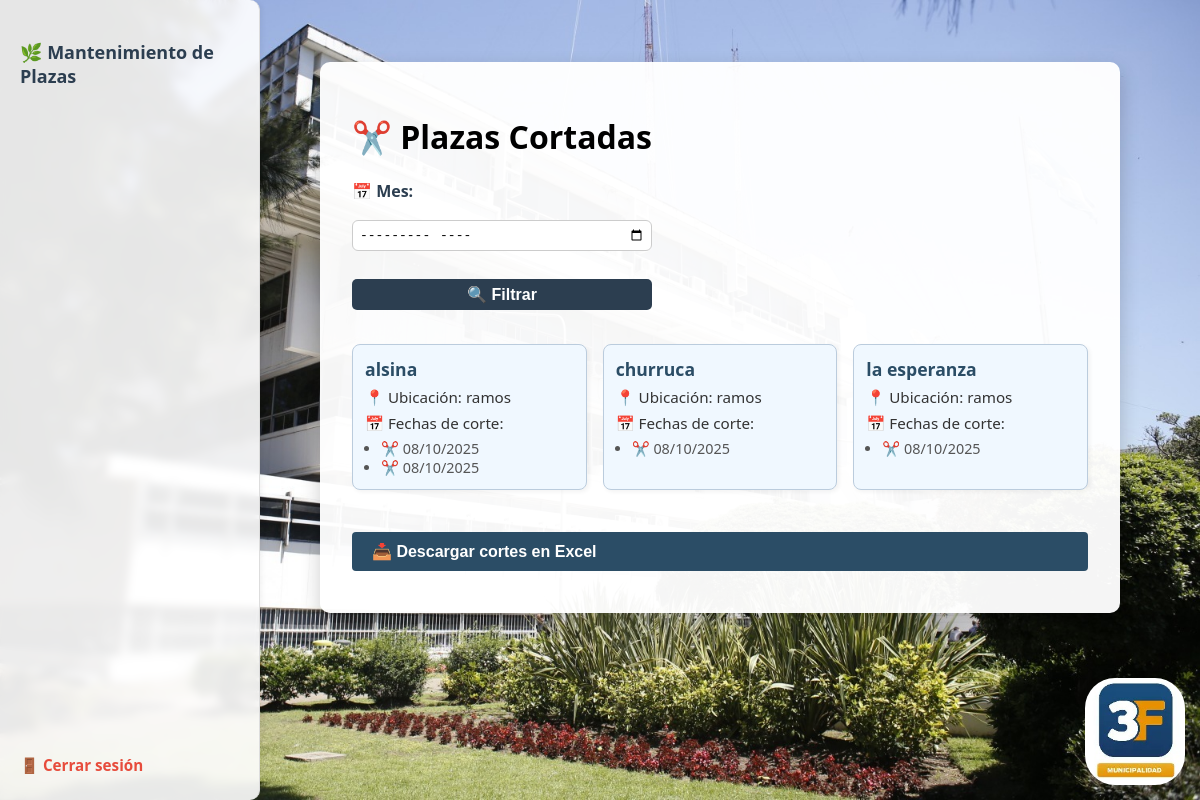
Before: /plazas-cortadas with the older database file.
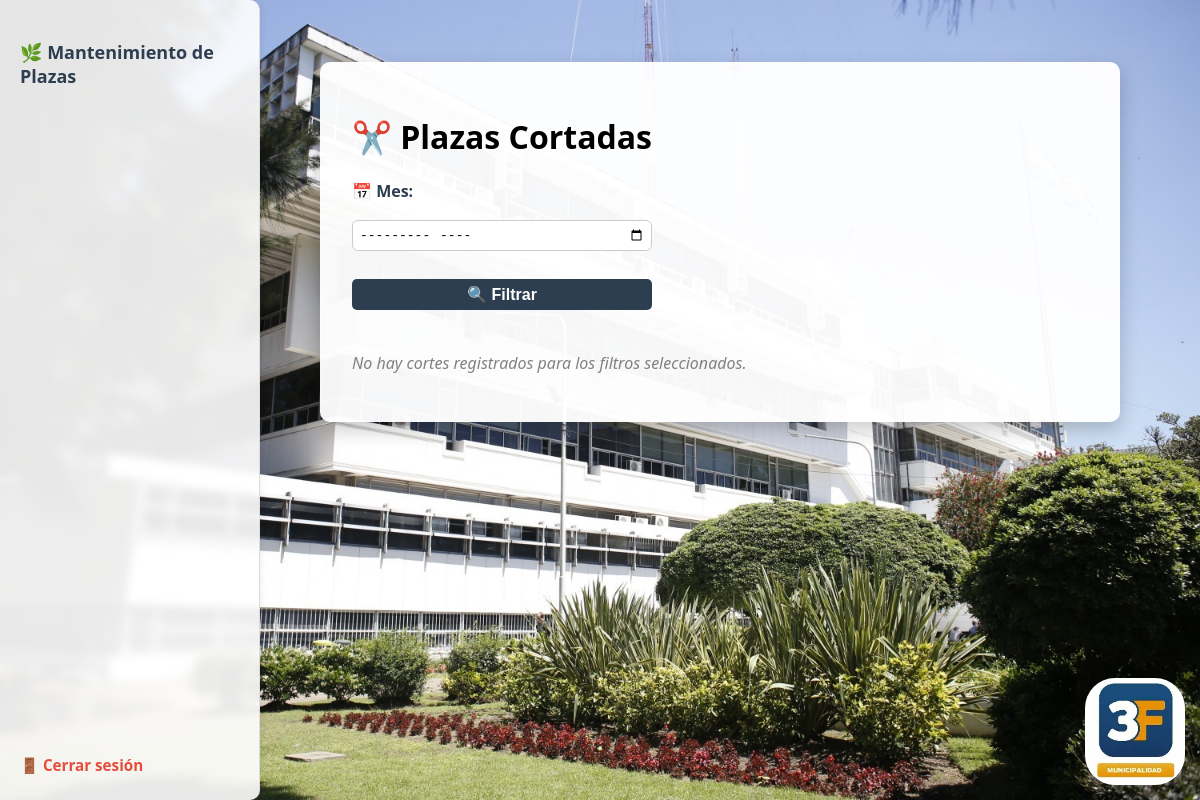
After: the same page with the newer database file.
### tables this page shows
CREATE TABLE cortes (
            id INTEGER PRIMARY KEY AUTOINCREMENT,
            nombre TEXT NOT NULL,
            ubicacion TEXT,
            tipo TEXT CHECK(tipo IN ('plaza', 'vereda', 'parque', 'otro')),
            fecha_corte DATE NOT NULL
        );

### app.py (the view)
@app.route('/plazas-cortadas')
def plazas_cortadas_view():
    conn = conectar_db()
    cursor = conn.cursor()
    mes = request.args.get('mes')  # formato '2025-09'
    query = '''
        SELECT nombre, ubicacion, fecha_corte
        FROM cortes
        WHERE tipo = 'plaza'
    '''
    params = []
    if mes:
        query += " AND strftime('%Y-%m', fecha_corte) = ?"
        params.append(mes)
    query += " ORDER BY nombre, fecha_corte DESC"
    cursor.execute(query, params)
    cortes_raw = cursor.fetchall()
    conn.close()
    agrupados = defaultdict(list)
    for nombre, ubicacion, fecha in cortes_raw:
        agrupados[nombre].append({
            'ubicacion': ubicacion,
            'fecha_corte': fecha_corta(fecha)
        })
    return render_template('plazas_cortadas.html', cortes_agrupados=agrupados, mes=mes)

### app.py (called while the page is built)
def fecha_corta(fecha_str):
    try:
        fecha = datetime.strptime(fecha_str, "%Y-%m-%d")
        return fecha.strftime("%d/%m/%Y")
    except Exception:
        return fecha_str

### proyecto.py (called while the page is built)
def conectar_db():
    db_path = os.environ.get("RAILWAY_VOLUME_MOUNT_PATH")
    if db_path:
        db_path = os.path.join(db_path, "database.db")
    else:
        db_path = "database.db"
    return sqlite3.connect(db_path)

### templates/plazas_cortadas.html (shortened to what this page needs)
<!DOCTYPE html>
<html lang="es">
<head>
  <link rel="stylesheet" href="{{ url_for('static', filename='style.css') }}">
</head>
<body>
<div class="layout">
  <div class="menu-lateral">
    <div>
      <h2>🌿 Mantenimiento de Plazas</h2>
    </div>
    <a href="/logout"
       style="color:#e74c3c; text-decoration:none; font-weight:bold; font-size:0.95em;">
      🚪 Cerrar sesión
    </a>
  </div>
  <div class="contenido-principal">
    <div class="contenedor-arreglos-realizados">
      <h1>✂️ Plazas Cortadas</h1>
      <form method="GET" action="{{ url_for('plazas_cortadas_view') }}" class="filtro-mensual" style="display: flex; flex-direction: column; align-items: flex-start; gap: 0.5em; max-width: 300px; margin-bottom: 1em;">
        <label for="mes">📅 Mes:</label>
        <input type="month" id="mes" name="mes" value="{{ mes or '' }}" style="width: 100%; padding: 6px;">
        <button type="submit" style="padding: 6px 12px;">🔍 Filtrar</button>
      </form>
      {% if cortes_agrupados %}
        <div class="cuadro-cortes">
          {% for nombre, lista in cortes_agrupados.items() %}
            <div class="tarjeta-corte">
              <h4>{{ nombre }}</h4>
              <p class="info-item">📍 Ubicación: {{ lista[0].ubicacion or 'Sin datos' }}</p>
              <p class="info-item">📅 Fechas de corte:</p>
              <ul style="margin: 0; padding-left: 1em;">
                {% for corte in lista %}
                  <li class="info-fecha">✂️ {{ corte.fecha_corte }}</li>
                {% endfor %}
              </ul>
            </div>
          {% endfor %}
        </div>
        <div style="text-align: center; margin-top: 2em;">
          <form method="GET" action="{{ url_for('descargar_cortes') }}">
            <button type="submit" class="btn-global-download">📥 Descargar cortes en Excel</button>
          </form>
        </div>
      {% else %}
        <p style="margin-top: 2em; font-style: italic; color: gray;">
          No hay cortes registrados para los filtros seleccionados.
        </p>
      {% endif %}
    </div>
  </div>
</div>
<img src="/static/logo.jpg" alt="Logo Municipalidad Tres de Febrero" class="logo-institucional-fijo">
</body>
</html>

### static/style.css (style rules this page uses)
* { box-sizing: border-box; }
html, body { margin: 0; padding: 0; width: 100%; min-height: 100%; overflow-x: hidden; font-family: 'Segoe UI', sans-serif; background-color: transparent; }
input, button { width: 100%; padding: 12px; margin: 10px 0; border: none; border-radius: 5px; font-size: 16px; box-sizing: border-box; }
input { background-color: #ffffff; color: #000; }
button { background-color: #2c3e50; color: white; font-weight: bold; cursor: pointer; }
.layout { display: flex; min-height: 100vh; }
.menu-lateral { position: fixed; top: 0; left: 0; width: 260px; height: 100vh; background-color: rgba(255, 255, 255, 0.9); backdrop-filter: blur(4px); border-right: 1px solid #ddd; padding: 25px 20px; box-shadow: 2px 0 5px rgba(0, 0, 0, 0.05); overflow-y: auto; z-index: 100; border-radius: 0 10px 10px 0; display: flex; flex-direction: column; justify-content: space-between; }
.menu-lateral h2 { font-size: 18px; margin-bottom: 20px; color: #2c3e50; }
.menu-lateral a { display: inline-block; margin-top: 20px; color: #3498db; text-decoration: none; font-weight: bold; }
.contenido-principal { margin-left: 240px; width: calc(100% - 240px); padding: 30px; position: relative; min-height: 100vh; overflow-y: auto; z-index: 1; }
.contenido-principal::before { content: ""; position: absolute; inset: 0; pointer-events: none; z-index: 0; }
.filtro-mensual { display: flex; align-items: center; gap: 10px; margin-bottom: 1.5em; flex-wrap: wrap; }
.filtro-mensual label { color: #2c3e50; font-weight: bold; }
.filtro-mensual input[type="month"] { padding: 0.5em; border: 1px solid #ccc; border-radius: 6px; font-size: 1em; }
.contenedor-arreglos-realizados { max-width: 800px; margin: 2em auto; background-color: rgba(255, 255, 255, 0.96); padding: 2em; border-radius: 10px; box-shadow: 0 8px 20px rgba(0, 0, 0, 0.2); position: relative; z-index: 2; }
.logo-institucional-fijo { position: fixed; bottom: 15px; right: 15px; width: 100px; opacity: 1; z-index: 50; pointer-events: none; filter: drop-shadow(2px 2px 4px rgba(0, 0, 0, 0.2)); border-radius: 30px; }

Changed rows visible on the page:
removed cortes: nombre "alsina", ubicacion "ramos", fecha_corte "08/10/2025"
removed cortes: fecha_corte "08/10/2025", shown under "alsina"
removed cortes: nombre "churruca", ubicacion "ramos", fecha_corte "08/10/2025"
removed cortes: nombre "la esperanza", ubicacion "ramos", fecha_corte "08/10/2025"
Other visible differences:
text no longer shown: "📥 Descargar cortes en Excel"
text now shown: "No hay cortes registrados para los filtros seleccionados."
